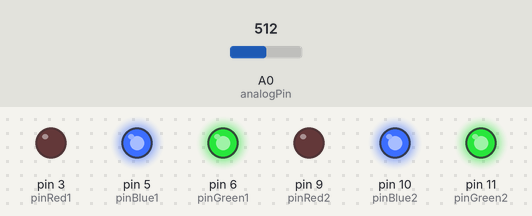
Recording of a sketch running on a simulated Arduino Uno, built with avr-gcc and run on an emulated ATmega328P. On the bench: output pins drawn as LEDs (lit = HIGH). The test bench sets the inputs (shaded band); at power-on: A0 (analogPin) = 512.

Above: at 1.2 s.
1.3 s: A0 (analogPin) set to 579
2.8 s: A0 (analogPin) set to 597
At 4.0 s:
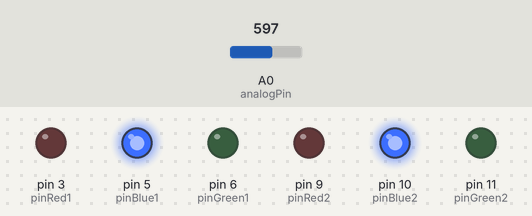
4.3 s: A0 (analogPin) set to 306
At 5.2 s:
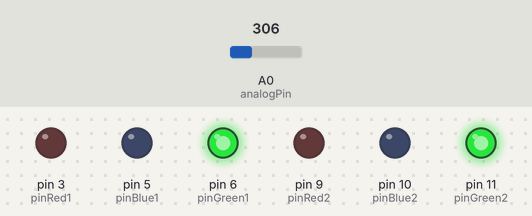
5.8 s: A0 (analogPin) set to 261
7.3 s: A0 (analogPin) set to 235
At 8.5 s:
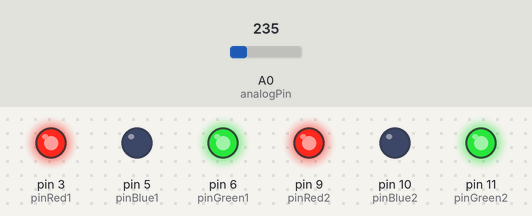
8.8 s: A0 (analogPin) set to 265
At 9.8 s:
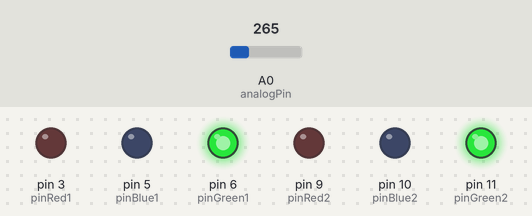
Timing chart, 0 to 11.3 s (numbered marks = the images above; inputs shaded):
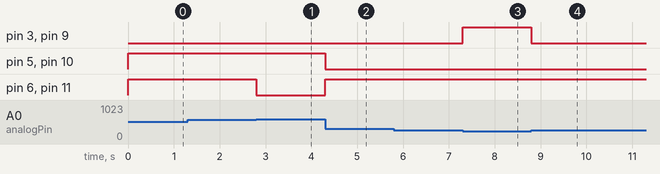

Measured:
- the behaviour switches between 589 and 590 on A0 (analogPin) (found by bisection; images 0 and 1)
- the behaviour switches between 253 and 252 on A0 (analogPin) (found by bisection; images 2 and 3)
- after the input at 1.3 s, every drawn part: stays the same
- after the input at 2.8 s, pin 6 (pinGreen1), pin 11 (pinGreen2): HIGH → LOW at once
- after the input at 4.3 s, pin 5 (pinBlue1), pin 10 (pinBlue2): HIGH → LOW at once; pin 6 (pinGreen1), pin 11 (pinGreen2): LOW → HIGH at once
- after the input at 5.8 s, every drawn part: stays the same
- after the input at 7.3 s, pin 3 (pinRed1), pin 9 (pinRed2): LOW → HIGH at once
- after the input at 8.8 s, pin 3 (pinRed1), pin 9 (pinRed2): HIGH → LOW at once

The sketch:

job_15_potentiometre_change_couleur1.ino
```cpp
// C++ code
//
int pinRed1 = 3;
int pinBlue1 = 5;
int pinGreen1 = 6;
int pinRed2 = 9;
int pinBlue2 = 10;
int pinGreen2 = 11;
int analogPin = 0;
int value;
int redState = LOW;
int blueState = LOW;
int greenState = LOW;

void setup()
{
  pinMode(pinRed1, OUTPUT);
  pinMode(pinBlue1, OUTPUT);
  pinMode(pinGreen1, OUTPUT);
  pinMode(pinRed2, OUTPUT);
  pinMode(pinBlue2, OUTPUT);
  pinMode(pinGreen2, OUTPUT);

}

void loop()
{

  value = map(analogRead(analogPin), 0, 1023, 0, 255);

  if (value < 255 / 12 * 3 || value > 255 / 12 * 9)
  {
  	redState = HIGH;
  }
  else
  {
    redState = LOW;
  }

  if (value > 255 / 12 && value < 255 / 12 * 7)
  {
    greenState = HIGH;
  }
  else
  {
  	greenState = LOW;
  }

  if (value > 255 / 12 * 5 && value < 255 / 12 * 11)
  {
    blueState = HIGH;
  }
  else
  {
    blueState = LOW;
  }


  digitalWrite(pinRed1, redState);
  digitalWrite(pinGreen1, greenState);
  digitalWrite(pinBlue1, blueState);

  digitalWrite(pinRed2, redState);
  digitalWrite(pinGreen2, greenState);
  digitalWrite(pinBlue2, blueState);

}
```
